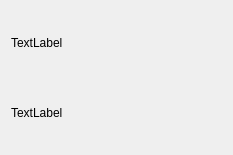
<?xml version="1.0" encoding="UTF-8"?>
<ui version="4.0">
 <class>CheckedButton</class>
 <widget class="QWidget" name="CheckedButton">
  <property name="geometry">
   <rect>
    <x>0</x>
    <y>0</y>
    <width>233</width>
    <height>155</height>
   </rect>
  </property>
  <property name="windowTitle">
   <string>Form</string>
  </property>
  <property name="Class" stdset="0">
   <string>CheckedButton</string>
  </property>
  <layout class="QGridLayout" name="gridLayout">
   <item row="0" column="0">
    <widget class="QLabel" name="label">
     <property name="text">
      <string>TextLabel</string>
     </property>
    </widget>
   </item>
   <item row="1" column="0">
    <widget class="QLabel" name="label_2">
     <property name="text">
      <string>TextLabel</string>
     </property>
    </widget>
   </item>
  </layout>
 </widget>
 <resources/>
 <connections/>
</ui>
